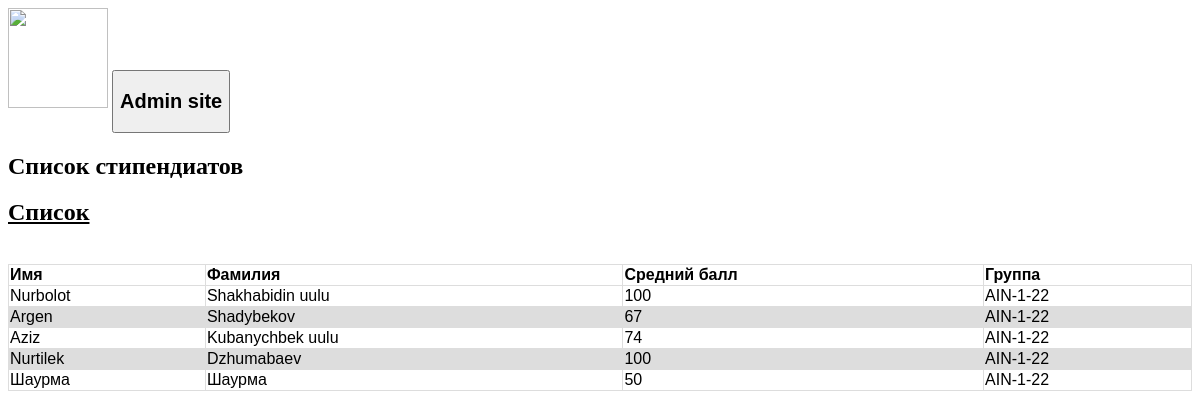
The page /data/ on the database as committed earlier.
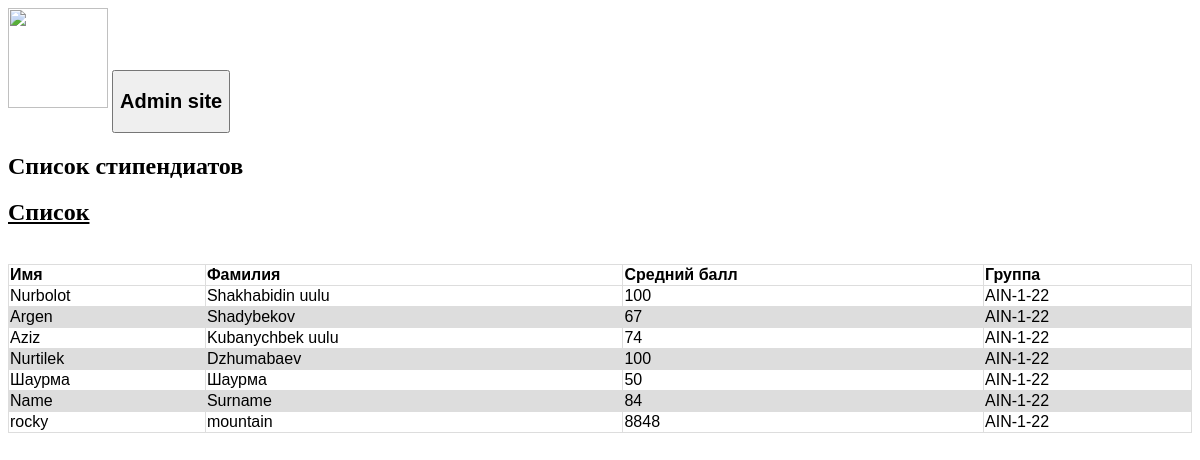
The same page on the database as committed later.
### database/models.py (models this page shows)
class Student(models.Model):
    image = models.ImageField(upload_to='', null=True)
    name = models.CharField(max_length=100, null=True)
    surname = models.CharField(max_length=100, null=True)
    point = models.CharField(max_length=50, null=True)
    group = models.CharField(max_length=100, null=True)

### database/views.py (the view)
# urls.py: path('data/', views.database_student, name = 'database' ),
def database_student(request):
    data = models.Student.objects.all()
    return render(request, 'index.html', {'data': data})

### blog/templates/index.html (shortened to what this page needs)
<!DOCTYPE html>
<html>
<head>
</head>
<body>
<header>
  <img src="https://external-content.duckduckgo.com/iu/?u=https%3A%2F%2Finai.kg%2Fogassets%2Fog-image.jpg&f=1&nofb=1&ipt=b3a45056c6bb49c42fef8fa79149ec728cfc8dc4da31188ac4ea1291b72dab68&ipo=images" width="100" height="100">
<a href="http://127.0.0.1:8000/admin/login/?next=/admin/"><button><h2>Admin site</h2></button></a>
</header>
<h2>Список стипендиатов</h2>
<div class="container">
  <h2 class="text-center"><u>Список</u></h2><br>
  <table class="table table-dark table-striped">
    <thead>
      <tr>
        <th>Имя</th>
        <th>Фамилия</th>
        <th>Средний балл</th>
        <th>Группа</th>
      </tr>
    </thead>
    <tbody>
    {% if data %}
    {% for i in data %}
      <tr>
        <td>{{i.name}}</td>
        <td>{{i.surname}}</td>
        <td>{{i.point}}</td>
        <td>{{i.group}}</td>
      </tr>
    {% endfor %}
    {% endif %}
    </tbody>
  </table>
</div>
</body>
</html>

### blog/templates/index.html (style rules this page uses)
table { font-family: arial, sans-serif; border-collapse: collapse; width: 100%; }
td, th { border: 1px solid #dddddd; text-align: left; }
tr:nth-child(even) { background-color: #dddddd; }

Rows that differ between the two databases and show on the page:
added Student: name "Name", surname "Surname", point "84", group "AIN-1-22"
added Student: name "rocky", surname "mountain", point "8848", group "AIN-1-22"
